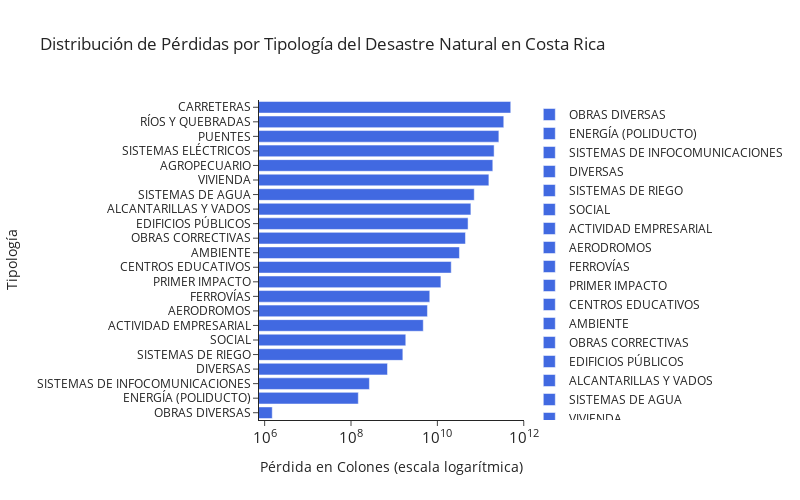

Notebook cell for this chart:
### Code cell
df_plot = perdidas_tipologia.reset_index()
df_plot.columns = ["Tipología", "Pérdidas"]

fig = go.Figure()
for i, row in df_plot.iterrows():
    fig.add_trace(go.Bar(
        x=[row["Pérdidas"]],
        y=[row["Tipología"]],
        orientation="h",
        marker=dict(color="royalblue"),
        name=row["Tipología"]
    ))

fig.update_layout(
    width=800,
    height=500,
    template="simple_white",
    xaxis_title="Pérdida en Colones (escala logarítmica)",
    yaxis_title="Tipología",
    title="Distribución de Pérdidas por Tipología del Desastre Natural en Costa Rica",
)

fig.update_xaxes(type="log", exponentformat="power")

fig.show()

### Figure 1 — Plotly figure (JSON) as saved in the notebook; plotly's stock layout.template omitted (floating-point values rounded to 4 significant figures)
{"data": [{"marker": {"color": "royalblue"}, "name": "OBRAS DIVERSAS", "orientation": "h", "type": "bar", "x": [1500000], "y": ["OBRAS DIVERSAS"]}, {"marker": {"color": "royalblue"}, "name": "ENERGÍA (POLIDUCTO)", "orientation": "h", "type": "bar", "x": [147537090], "y": ["ENERGÍA (POLIDUCTO)"]}, {"marker": {"color": "royalblue"}, "name": "SISTEMAS DE INFOCOMUNICACIONES", "orientation": "h", "type": "bar", "x": [266485196], "y": ["SISTEMAS DE INFOCOMUNICACIONES"]}, {"marker": {"color": "royalblue"}, "name": "DIVERSAS", "orientation": "h", "type": "bar", "x": [699546750], "y": ["DIVERSAS"]}, {"marker": {"color": "royalblue"}, "name": "SISTEMAS DE RIEGO", "orientation": "h", "type": "bar", "x": [1585816121], "y": ["SISTEMAS DE RIEGO"]}, {"marker": {"color": "royalblue"}, "name": "SOCIAL", "orientation": "h", "type": "bar", "x": [1853823496], "y": ["SOCIAL"]}, {"marker": {"color": "royalblue"}, "name": "ACTIVIDAD EMPRESARIAL", "orientation": "h", "type": "bar", "x": [4711754100], "y": ["ACTIVIDAD EMPRESARIAL"]}, {"marker": {"color": "royalblue"}, "name": "AERODROMOS", "orientation": "h", "type": "bar", "x": [5888500000], "y": ["AERODROMOS"]}, {"marker": {"color": "royalblue"}, "name": "FERROVÍAS", "orientation": "h", "type": "bar", "x": [6662569665], "y": ["FERROVÍAS"]}, {"marker": {"color": "royalblue"}, "name": "PRIMER IMPACTO", "orientation": "h", "type": "bar", "x": [12060457999], "y": ["PRIMER IMPACTO"]}, {"marker": {"color": "royalblue"}, "name": "CENTROS EDUCATIVOS", "orientation": "h", "type": "bar", "x": [20934720153], "y": ["CENTROS EDUCATIVOS"]}, {"marker": {"color": "royalblue"}, "name": "AMBIENTE", "orientation": "h", "type": "bar", "x": [32420225000], "y": ["AMBIENTE"]}, {"marker": {"color": "royalblue"}, "name": "OBRAS CORRECTIVAS", "orientation": "h", "type": "bar", "x": [44681684411], "y": ["OBRAS CORRECTIVAS"]}, {"marker": {"color": "royalblue"}, "name": "EDIFICIOS PÚBLICOS", "orientation": "h", "type": "bar", "x": [51361286719], "y": ["EDIFICIOS PÚBLICOS"]}, {"marker": {"color": "royalblue"}, "name": "ALCANTARILLAS Y VADOS", "orientation": "h", "type": "bar", "x": [59690000000.0], "y": ["ALCANTARILLAS Y VADOS"]}, {"marker": {"color": "royalblue"}, "name": "SISTEMAS DE AGUA", "orientation": "h", "type": "bar", "x": [71420000000.0], "y": ["SISTEMAS DE AGUA"]}, {"marker": {"color": "royalblue"}, "name": "VIVIENDA", "orientation": "h", "type": "bar", "x": [155818359996], "y": ["VIVIENDA"]}, {"marker": {"color": "royalblue"}, "name": "AGROPECUARIO", "orientation": "h", "type": "bar", "x": [191958708407], "y": ["AGROPECUARIO"]}, {"marker": {"color": "royalblue"}, "name": "SISTEMAS ELÉCTRICOS", "orientation": "h", "type": "bar", "x": [205835508583], "y": ["SISTEMAS ELÉCTRICOS"]}, {"marker": {"color": "royalblue"}, "name": "PUENTES", "orientation": "h", "type": "bar", "x": [265300000000.0], "y": ["PUENTES"]}, {"marker": {"color": "royalblue"}, "name": "RÍOS Y QUEBRADAS", "orientation": "h", "type": "bar", "x": [344700000000.0], "y": ["RÍOS Y QUEBRADAS"]}, {"marker": {"color": "royalblue"}, "name": "CARRETERAS", "orientation": "h", "type": "bar", "x": [499900000000.0], "y": ["CARRETERAS"]}], "layout": {"height": 500, "title": {"text": "Distribución de Pérdidas por Tipología del Desastre Natural en Costa Rica"}, "width": 800, "xaxis": {"autorange": true, "exponentformat": "power", "range": [5.869, 12.01], "title": {"text": "Pérdida en Colones (escala logarítmica)"}, "type": "log"}, "yaxis": {"autorange": true, "range": [-0.5, 21.5], "title": {"text": "Tipología"}, "type": "category"}}}
